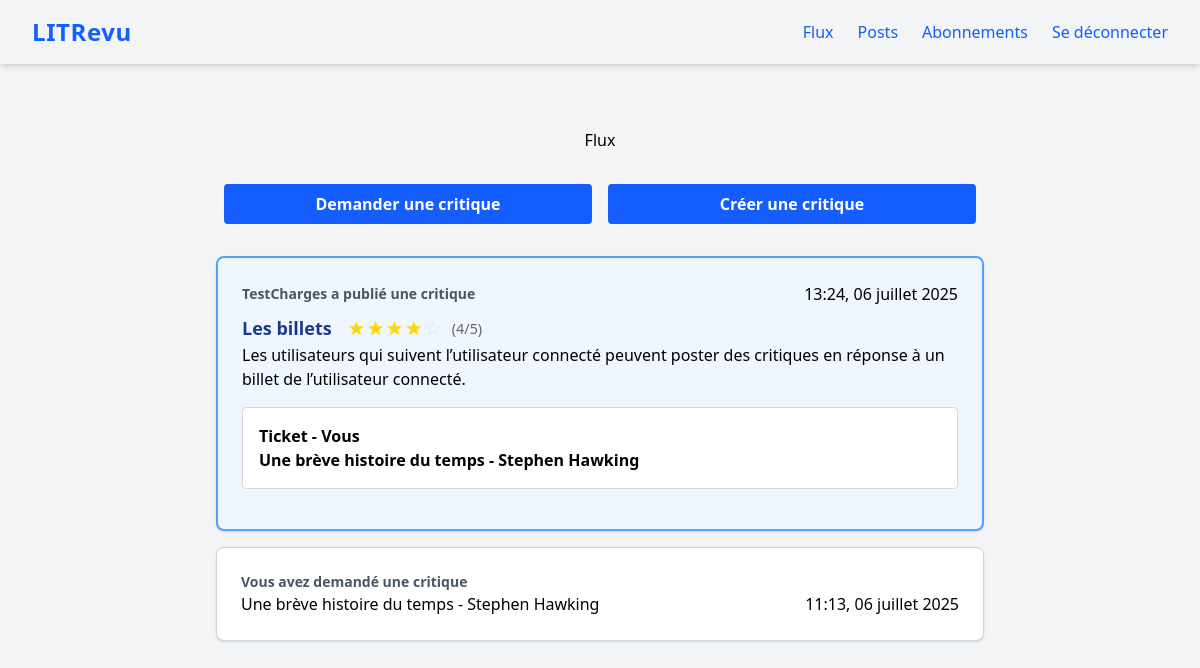
Screenshot of /flux/ (signed in) with the database file from the repository.
### review/models.py (models this page shows, shortened)
class Review(models.Model):
    ticket = models.ForeignKey(
        to=Ticket,
        related_name="reviews",
        on_delete=models.CASCADE
    )
    rating = models.IntegerField(
        validators=[MinValueValidator(0), MaxValueValidator(5)])
    headline = models.CharField(max_length=128)
    body = models.CharField(max_length=8192, blank=True)
    user = models.ForeignKey(
        to=settings.AUTH_USER_MODEL, on_delete=models.CASCADE)
    created = models.DateTimeField(auto_now_add=True)

class Ticket(models.Model):
    title = models.CharField(max_length=128)
    description = models.CharField(max_length=2048, blank=True)
    user = models.ForeignKey(
        to=settings.AUTH_USER_MODEL, on_delete=models.CASCADE)
    image = models.ImageField(blank=True, null=True)
    created = models.DateTimeField(default=timezone.now)

### authentication/models.py (models this page shows)
class User(AbstractUser):
    follows = models.ManyToManyField(
        'self',
        symmetrical=False,
        verbose_name='suit'
    )

### review/views.py (the view)
# urls.py: path('flux/', review.views.flux, name='flux'),
@login_required
def flux(request):
    followed_users = models.UserFollows.objects.filter(
        user=request.user
    ).values_list('followed_user', flat=True)
    users_to_show = list(followed_users) + [request.user.id]
    reviews_for_tickets = models.Review.objects.filter(ticket=OuterRef('pk'))
    tickets = models.Ticket.objects.filter(
        user__id__in=users_to_show
    ).annotate(
        post_type=Value('ticket', output_field=CharField()),
        has_review=Exists(reviews_for_tickets)
    )
    reviews = models.Review.objects.filter(
        user__id__in=users_to_show
    ).annotate(
        post_type=Value('review', output_field=CharField())
    )
    user_tickets = models.Ticket.objects.filter(user=request.user)
    reviews_on_user_tickets = models.Review.objects.filter(
        ticket__in=user_tickets
    ).annotate(
        post_type=Value('review', output_field=CharField())
    )
    reviews = reviews | reviews_on_user_tickets
    flux = sorted(
        list(tickets) + list(reviews),
        key=lambda obj: obj.created,
        reverse=True
    )
    return render(request, 'review/flux.html', context={'flux': flux}, )

### review/templatetags/review_extras.py (called while the page is built)
@register.inclusion_tag('review/_stars.html')
def display_stars(rating):
    return {'rating': rating}

### review/templates/review/flux.html (shortened to what this page needs)
{% extends 'base.html' %}
{% load review_extras %}
{% block content %}
    <main role="main">
        <h1 class="text-center my-8">Flux</h1>
        <div class="flex gap-4 items-center mb-8 w-full px-2">
            <a href="{% url 'ticket-create' %}" class="flex-1 mx-6">
                <button type="button" class="w-full bg-blue-600 text-white px-4 py-2 rounded hover:bg-blue-700 font-semibold transition">Demander une critique</button>
            </a>
            <a href="{% url 'review-create' %}" class="flex-1 mx-6">
                <button type="button" class="w-full bg-blue-600 text-white px-4 py-2 rounded hover:bg-blue-700 font-semibold transition">Créer une critique</button>
            </a>
        </div>
    <div class="grid-container">
        {% for post in flux %}
            {% if post.post_type == 'review' %}
                <div class="border-2 border-blue-400 bg-blue-50 rounded-lg shadow p-6 mb-4">
                    <div class="flex justify-between items-center">
                        <p class="text-sm text-gray-600 font-semibold">{% if post.user == user %}Vous avez publié une critique{% else %}{{ post.user }} a publié une critique{% endif %}</p>
                        <p class="text-right mb-0">{{ post.created|date:"H:i, d F Y" }}</p>
                    </div>
                    <div class="flex items-baseline mt-2 gap-4">
                        <h2 class="font-bold text-lg text-blue-900">{{ post.headline }}</h2>
                        <div class="rating-display">
                            {% display_stars post.rating %}
                        </div>
                    </div>
                    <p class="mb-2">{{ post.body }}</p>
                    <div class="border border-gray-300 bg-white rounded p-4 my-4">
                        <span class="font-semibold">Ticket - {% if post.ticket.user == user %}Vous{% else %}{{ post.ticket.user }}{% endif %}</span><br>
                        <span class="font-bold">{{ post.ticket.title }}</span><br>
                    </div>
                </div>
            {% elif post.post_type == 'ticket' %}
                <div class="bg-white rounded-lg shadow p-6 mb-4 border border-gray-300">
                    <p class="text-sm text-gray-600 font-semibold">{% if post.user == user %}Vous avez demandé une critique{% else %}{{ post.user }} a demandé une critique{% endif %}</p>
                    {% include "review/_ticket.html" %}
                </div>
            {% endif %}
        {% endfor %}
    </div>
    </main>
{% endblock content %}

### review/templates/review/_stars.html
<div class="rating-display">
    {% for i in "12345" %}
        {% if forloop.counter <= rating %}
            <span class="star filled">★</span>
        {% else %}
            <span class="star empty">☆</span>
        {% endif %}
    {% endfor %}
    <span class="rating-text">({{ rating }}/5)</span>
</div>

### review/templates/review/_ticket.html (shortened to what this page needs)
<div class="ticket">
    <div class="flex justify-between items-center">
        <h2 class="mb-0">{{ post.title }}</h2>
        <p class="text-right mb-0">{{ post.created|date:"H:i, d F Y" }}</p>
    </div>
</div>

### review/static/review/css/styles.css (style rules this page uses)
.rating-display { display: inline-flex; align-items: center; gap: 2px; }
.star { font-size: 1.2em; cursor: default; transition: color 0.2s ease; }
.star.filled, .star.star-filled { color: #ffd700; text-shadow: 0 0 2px rgba(255, 215, 0, 0.5); }
.star.empty, .star.star-empty { color: #ddd; }
.rating-text { margin-left: 8px; font-size: 0.9em; color: #666; }

### rows the page displays
Review: user "TestCharges", created "13:24, 06 juillet 2025", headline "Les billets", rating "4", body "Les utilisateurs qui suivent l’utilisateur connecté peuvent poster des critiques en réponse à un billet de l’utilisateur connecté.", shows "Vous", ticket "Une brève histoire du temps - Stephen Hawking"
Ticket: shows "Vous avez demandé une critique", title "Une brève histoire du temps - Stephen Hawking", created "11:13, 06 juillet 2025"
